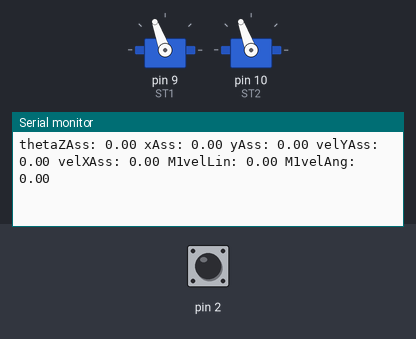
Recording of a sketch running on a simulated Arduino Uno, built with avr-gcc and run on an emulated ATmega328P. Shown: 2 × servo, the last lines printed to the serial monitor. Inputs (shaded band) come from the test bench; at power-on: pin 2 LOW.

Above: at 1.2 s.
1.3 s: pin 2 driven HIGH
At 1.37 s:
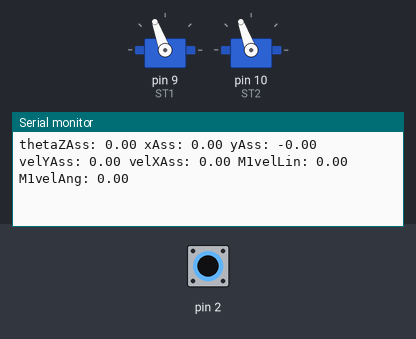
4.3 s: pin 2 pulsed LOW 5 times (0.12 s each, 0.3 s apart)
At 14.72 s:
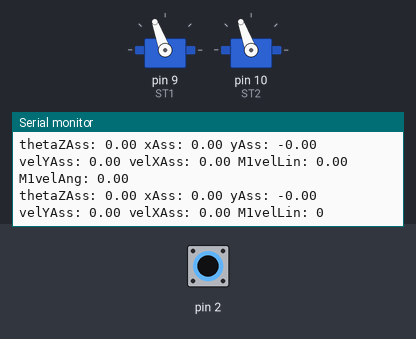

The sketch:

motors_volt_enc1_05.ino
```cpp
/************************************************************
 *******************          Wiring:         **************
*************************************************************
Arduino Pin A0  ->  AttoPilot V
Arduino Pin A1  ->  AttoPilot I  -> doesn't work
Arduino Pin 9  ->  Sabertooth S1
Arduino Pin 10 ->  Sabertooth S2
Arduino Pin 2 -> encoder M1
Arduino GND    ->  Sabertooth 0V
Arduino GND    ->  AttoPilot GND
Arduino VIN    ->  Sabertooth 5V (OPTIONAL, Sabertooth powers Arduino)

*/

#define NUMEROIMPULSI 2078.4
#define DISTRUOTE 0.59
#define RAGGIORUOTA 0.13
#define KRAPP 1

#define TCAMP 5000

//variabili per encoder motore 1 (Lx)
volatile long int M1encoderPos = 0;
int M1deltaPos = 0;
long int M1oldPos = 0;
char M1verso = 1;

float M1velAng = 0;
float M1velLin = 0;

//variabili per encoder motore 2 (Dx)
volatile int M2encoderPos = 0;
int M2deltaPos = 0;
int M2oldPos = 0;
char M2verso = 1;

float M2velAng = 0;
float M2velLin = 0;


//variabili rover
float velLinAss = 0;
float omegaZAss = 0;
float velXAss = 0;
float velYAss = 0;
float xAss = 0;
float yAss = 0;
float thetaZAss = 0;


//variabili controllore
long tOld = 0;


int count = 0;
#include <Servo.h>

// Sabertooth control pins
// Sabertooth accepts servo pulses from 1000 us to 2000 us.
// We need to specify the pulse widths in attach(). 0 degrees will be full reverse, 180 degrees will be
// full forward. Sending a servo command of 90 will stop the motor. Whether the servo pulses control
// the motors individually or control throttle and turning depends on your mixed mode setting.

Servo ST1, ST2;

int VRaw; //This will store our raw ADC data
int IRaw;
float VFinal; //This will store the converted data
float IFinal;

void setup()
{
  Serial.begin(9600);
  attachInterrupt(0, M1encoder, RISING);


// Notice these attach() calls. The second and third arguments are important.
// With a single argument, the range is 44 to 141 degrees, with 92 being stopped.
// With all three arguments, we can use 0 to 180 degrees, with 90 being stopped.
  ST1.attach( 9, 1000, 2000);
  ST2.attach(10, 1000, 2000);
}


void loop()
{
  if(micros()-tOld >= TCAMP){//sistemare overflow
    tOld = micros();
    misure();
    count += 1;
    if(count >= 10){
      count = 0;
      odometry();
    }
  }
  sabertooth();
  //attoPilot();
}

void misure(){
  M1deltaPos = (M1encoderPos - M1oldPos);
  M1oldPos = M1encoderPos;

  M2deltaPos = M1deltaPos;//(M2encoderPos - M2oldPos);
  M2oldPos = M2encoderPos;

  M1velAng = (PI*M1deltaPos)/(180*NUMEROIMPULSI)*1000000/TCAMP;
  M2velAng = M1velAng;//(PI*M2deltaPos)/(180*NUMEROIMPULSI)*1000000/TCAMP;;

  M1velLin = M1velAng*RAGGIORUOTA;
  M2velLin = M1velLin;//M2velAng*RAGGIORUOTA;

  velLinAss = (M1velLin+M2velLin)/2;
  omegaZAss = (M1velLin-M2velLin)/DISTRUOTE;

  thetaZAss = thetaZAss + omegaZAss*TCAMP/(1000000);

  velXAss = velLinAss*sin(thetaZAss);
  velYAss = velLinAss*cos(thetaZAss);


  xAss = xAss + velXAss*TCAMP/(1000000);
  yAss = yAss + velYAss*TCAMP/(1000000);

}

void odometry(){
    Serial.print("thetaZAss: ");
    Serial.print(thetaZAss);
    Serial.print(" xAss: ");
    Serial.print(xAss);
    Serial.print(" yAss: ");
    Serial.print(yAss);
    Serial.print(" velYAss: ");
    Serial.print(velYAss);
    Serial.print(" velXAss: ");
    Serial.print(velXAss);
    Serial.print(" M1velLin: ");
    Serial.print(M1velLin);
    Serial.print(" M1velAng: ");
    Serial.println(M1velAng);


}

void attoPilot()
{
  //Measurement
  VRaw = analogRead(A0);
  IRaw = analogRead(A1);  // doesn't work ...

  //Conversion
  VFinal = VRaw/49.44; //45 Amp board

  IFinal = IRaw/14.9; //45 Amp board

  Serial.print(VFinal);
  Serial.println("   Volts");
  Serial.print(IFinal);
  Serial.println("   Amps");
  Serial.println("encoder");


  delay(200);
}

void sabertooth()
{
  int power;

  // Ramp both servo channels from 0 to 180 (full reverse to full forward),
  // waiting 20 ms (1/50th of a second) per value.
  //for (power = 0; power <= 180; power ++)
  //{
    if (power >= 90){
       M1verso = 1;
    }else{
       M1verso = -1;
    }
    ST1.write(110);
    ST2.write(110);
    //delay(20);

  //}

  // Now go back the way we came.
//  for (power = 180; power >= 0; power --)
//  {
//    count += 1;
//    if (power >= 90){
//       verso = 1;
//    }else{
//       verso = -1;
//    }
//    ST1.write(power);
//    ST2.write(power);
//    delay(20);
//    if(count >= 20){
//       attoPilot();
//       count = 0;
//    }
//  }
}

void M1encoder(){
   M1encoderPos += M1verso;
}


void M2encoder(){
   M2encoderPos += M2verso;
}
```

Measured:
- after the input at 1.3 s, the serial monitor: prints a new line after 0.07 s (image 1)
- after the input at 4.3 s, the serial monitor: prints a new line after 1.3 s (image 2)
